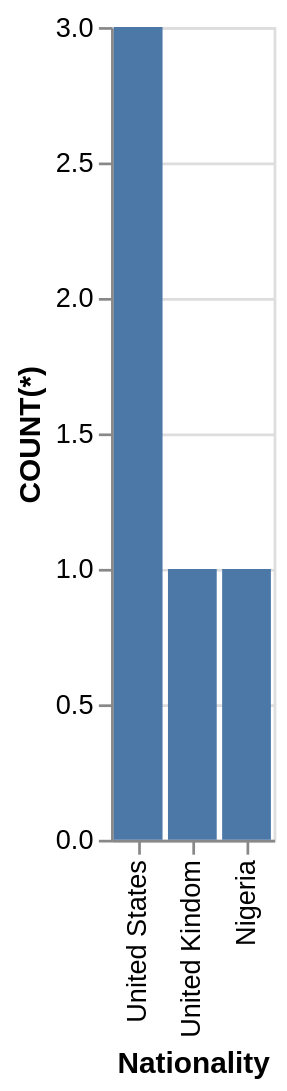

Here is the Vega-Lite specification saved for this chart:
### Vega-Lite specification from a JSON file in a GitHub repository (floating-point values rounded to 4 significant figures)
{"data": {"values": [{"x_data": "United States", "y_data": 3}, {"x_data": "United Kindom", "y_data": 1}, {"x_data": "Nigeria", "y_data": 1}]}, "mark": "bar", "encoding": {"x": {"field": "x_data", "type": "nominal", "title": "Nationality", "sort": "descending"}, "y": {"field": "y_data", "type": "quantitative", "title": "COUNT(*)"}}}
